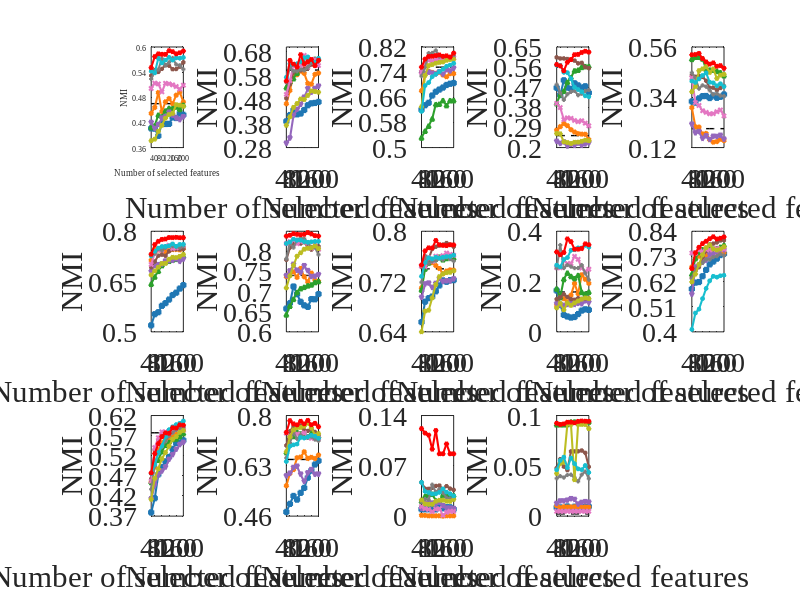

This chart was generated by the following MATLAB code: (Note: this script raises an error after producing the figure.)
 % NMI
%% yale
subplot(3,5,1);
x = 2:11; 
y_Baseline =[0.46480582	0.46480582	0.46480582	0.46480582	0.46480582	0.46480582	0.46480582	0.46480582	0.46480582	0.46480582];
y_LS =[0.405789876	0.405104424	0.388003614	0.418199399	0.416308042	0.416518892	0.431868448	0.430549554	0.441459353	0.438182255];
y_MCFS = [0.441605949	0.455949231	0.491135366	0.445655082	0.469211943	0.476818733	0.464689058	0.485052819	0.492283318	0.468855391];
y_SPFS=[0.408613406	0.412702379	0.437967138	0.434026788	0.447986548	0.45441539	0.45374817	0.457614306	0.451793595	0.461674617];
y_VSCDFS=[0.419019576	0.404803695	0.413988756	0.42950948	0.433174446	0.443490655	0.436399527	0.429838394	0.425636417	0.43257296];
y_AUFS=[0.531673291	0.545158272	0.540320103	0.547713229	0.556735148	0.55535966	0.546963381	0.547329575	0.552996042	0.563351344];
y_GLUFS=[0.501053612	0.513740053	0.511894191	0.492927617	0.513355611	0.511969789	0.509598654	0.505515927	0.499494365	0.5087408];
y_HSL=[0.523587704	0.541679661	0.545949559	0.572374459	0.555782813	0.563116936	0.573914191	0.55817577	0.556263396	0.546808787];
y_LPRFS= [0.376404994	0.380110831	0.398616737	0.413105843	0.430371356	0.438669445	0.441502939	0.462269033	0.461245701	0.458476434];
y_RAFG=[0.542448651	0.538185434	0.573343561	0.561943667	0.568732396	0.57521713	0.568746922	0.573919105	0.573033247	0.574878112];
y_NFRFS=[0.550860086	0.577104225	0.583592709	0.58258792	0.582364853	0.591016783	0.588790236	0.583695611	0.586075057	0.590317213];
colors = [
    0,0,0;
    0.1216, 0.4667, 0.7059; 
    1.0000, 0.4980, 0.0549; 
    0.1725, 0.6275, 0.1725; 
    0.5804, 0.4039, 0.7412; 
    0.5490, 0.3373, 0.2941; 
    0.8902, 0.4667, 0.7608;
    0.4980, 0.4980, 0.4980; 
    0.7373, 0.7412, 0.1333;
    0.0902, 0.7451, 0.8118; 
    1,0,0;
];
datasets = {y_Baseline,y_LS, y_MCFS, y_SPFS, y_VSCDFS, y_AUFS, y_GLUFS, y_HSL, y_LPRFS, y_RAFG, y_NFRFS};
hold on;
markers = {'o', 's', 'd', '^', 'v', '*', 'x', '+', 'h', 'p', 'h','none'}; 
for i = 1:length(datasets)
    y_data = datasets{i};
    if i == 1
        plot(x, y_data, '--k', 'LineWidth', 1, 'MarkerSize', 3);
    else
        plot(x, y_data, [markers{i} ' -'], 'Color', colors(i,:), 'LineWidth', 1.5, 'MarkerSize', 3, 'MarkerFaceColor', colors(i,:));
    end
end
xlim([2 11]);
ylim([0.36 0.6]);
set(gca, 'xtick', [3 5 7 9 11]);
set(gca, 'xticklabel', {'40', '80', '120', '160', '200'});
set(gca, 'ytick', [0.36 0.42 0.48 0.54 0.6]);
xlabel('Number of selected features', 'FontSize', 20, 'FontName', 'Times New Roman');
ylabel('NMI', 'FontSize', 20, 'FontName', 'Times New Roman');
set(gca, 'FontSize', 20, 'FontName', 'Times New Roman');
box on;

%% 
subplot(3,5,2);
x = 2:11; 
% lung
y_Baseline =[0.603657634	0.603657634	0.603657634	0.603657634	0.603657634	0.603657634	0.603657634	0.603657634	0.603657634	0.603657634];
y_LS =[0.389523737	0.415728716	0.43587007	0.418826884	0.422181997	0.436840485	0.45685251	0.464778714	0.466373755	0.470446625];
y_MCFS = [0.462987484	0.518570434	0.585024824	0.584061398	0.598666946	0.59024412	0.548005959	0.544545099	0.585812729	0.591118211];
y_SPFS=[0.531453626	0.553090757	0.568978653	0.591857472	0.637789988	0.638949324	0.650347809	0.63463815	0.650182073	0.65043796];
y_VSCDFS=[0.296783198	0.318604828	0.413606614	0.438088653	0.458447631	0.488653582	0.524489776	0.509421884	0.525092028	0.534743127];
y_AUFS=[0.485707108	0.544351051	0.5948754	0.604675282	0.602259883	0.609116749	0.610209286	0.626571283	0.647432276	0.645140144];
y_GLUFS=[0.501860382	0.559516327	0.624077634	0.61747036	0.62193434	0.664924075	0.615770816	0.638915232	0.647931291	0.622566239];
y_HSL=[0.55252203	0.616222599	0.598956819	0.59867259	0.606055344	0.602016049	0.615603624	0.634528126	0.635467025	0.643584297];
y_LPRFS= [0.372910369	0.4083539	0.447807286	0.463810892	0.482880102	0.480727826	0.497746363	0.516586946	0.5140458	0.511129601];
y_RAFG=[0.573604912	0.630135699	0.625812609	0.630120239	0.637962029	0.65523855	0.658720508	0.641585951	0.636324831	0.652318033];
y_NFRFS=[0.557746603	0.643997366	0.628625375	0.61652074	0.667824843	0.628486408	0.637649521	0.647966062	0.621661881	0.644510026];
colors = [
    0,0,0;
    0.1216, 0.4667, 0.7059; 
    1.0000, 0.4980, 0.0549; 
    0.1725, 0.6275, 0.1725; 
    0.5804, 0.4039, 0.7412; 
    0.5490, 0.3373, 0.2941; 
    0.8902, 0.4667, 0.7608;
    0.4980, 0.4980, 0.4980; 
    0.7373, 0.7412, 0.1333;
    0.0902, 0.7451, 0.8118; 
    1,0,0;
];
datasets = {y_Baseline,y_LS, y_MCFS, y_SPFS, y_VSCDFS, y_AUFS, y_GLUFS, y_HSL, y_LPRFS, y_RAFG, y_NFRFS};
hold on;
markers = {'o', 's', 'd', '^', 'v', '*', 'x', '+', 'h', 'p', 'h','none'}; 
for i = 1:length(datasets)
    y_data = datasets{i};
    if i == 1 
        plot(x, y_data, '--k', 'LineWidth', 1, 'MarkerSize', 3);
    else
        plot(x, y_data, [markers{i} ' -'], 'Color', colors(i,:), 'LineWidth', 1.5, 'MarkerSize', 3, 'MarkerFaceColor', colors(i,:));
    end
end
xlim([2 11]);
ylim([0.28 0.7]);
set(gca, 'xtick', [3 5 7 9 11]);
set(gca, 'xticklabel', {'40', '80', '120', '160', '200'});
set(gca, 'ytick', [0.28 0.38 0.48 0.58 0.68]);
xlabel('Number of selected features', 'FontSize', 20, 'FontName', 'Times New Roman');
ylabel('NMI', 'FontSize', 20, 'FontName', 'Times New Roman');
set(gca, 'FontSize', 20, 'FontName', 'Times New Roman');
box on;
%% 
subplot(3,5,3);
x = 2:11; 
% COIL20
y_Baseline =[0.755764505	0.755764505	0.755764505	0.755764505	0.755764505	0.755764505	0.755764505	0.755764505	0.755764505	0.755764505];
y_LS =[0.620615155	0.634781715	0.642398441	0.665591776	0.677615428	0.684518462	0.690938153	0.699157363	0.702978656	0.705304446];
y_MCFS = [0.680678329	0.73275499	0.742472815	0.739205198	0.736219384	0.739421136	0.730973302	0.725346732	0.734999142	0.735241925];
y_SOGFS=[0.322922592	0.356777619	0.628256138	0.657349624	0.700756406	0.712108086	0.708340208	0.705308131	0.711202473	0.71902734];
y_VSCDFS=[0.734290729	0.734660914	0.738348665	0.735461805	0.732868699	0.740057572	0.732126251	0.746435266	0.742586152	0.751336519];
y_AUFS=[0.742895344	0.76375107	0.790165051	0.797625071	0.785452256	0.786196503	0.786022432	0.787138818	0.788313564	0.787980702];
y_GLUFS=[0.739932615	0.763774349	0.778110885	0.775599714	0.780145006	0.781385155	0.779296521	0.781623322	0.786540677	0.785307284];
y_HSL=[0.727047999	0.755095781	0.800416891	0.801014643	0.809144507	0.789339345	0.78860597	0.789663539	0.787758531	0.793409387];
y_LPRFS= [0.629632301	0.729559424	0.760986326	0.76395733	0.768465718	0.770890562	0.772297752	0.77763271	0.780159313	0.780546144];
y_RAFG=[0.615075086	0.697146249	0.706804518	0.725519389	0.733554377	0.741391252	0.749345502	0.758491328	0.762405328	0.768180921];
y_NFRFS=[0.755942055	0.781623674	0.789968183	0.790515929	0.792676204	0.794680117	0.790478854	0.79183224	0.787732671	0.800384073];
colors = [
    0,0,0;
    0.1216, 0.4667, 0.7059; 
    1.0000, 0.4980, 0.0549; 
    0.1725, 0.6275, 0.1725; 
    0.5804, 0.4039, 0.7412; 
    0.5490, 0.3373, 0.2941; 
    0.8902, 0.4667, 0.7608;
    0.4980, 0.4980, 0.4980; 
    0.7373, 0.7412, 0.1333;
    0.0902, 0.7451, 0.8118; 
    1,0,0;
];
datasets = {y_Baseline,y_LS, y_MCFS, y_SPFS, y_VSCDFS, y_AUFS, y_GLUFS, y_HSL, y_LPRFS, y_RAFG, y_NFRFS};
hold on;
markers = {'o', 's', 'd', '^', 'v', '*', 'x', '+', 'h', 'p', 'h','none'}; 
for i = 1:length(datasets)
    y_data = datasets{i};
    if i == 1 
        plot(x, y_data, '--k', 'LineWidth', 1, 'MarkerSize', 3);
    else
        plot(x, y_data, [markers{i} ' -'], 'Color', colors(i,:), 'LineWidth', 1.5, 'MarkerSize', 3, 'MarkerFaceColor', colors(i,:));
    end
end
xlim([2 11]);
ylim([0.5 0.82]); 
set(gca, 'xtick', [3 5 7 9 11]);
set(gca, 'xticklabel', {'40', '80', '120', '160', '200'});
set(gca, 'ytick', [0.5 0.58 0.66 0.74 0.82]);
xlabel('Number of selected features', 'FontSize', 20, 'FontName', 'Times New Roman');
ylabel('NMI', 'FontSize', 20, 'FontName', 'Times New Roman');
set(gca, 'FontSize', 20, 'FontName', 'Times New Roman');
box on;
%% 
subplot(3,5,4);
x = 2:11; 
% warpPIE10P
y_Baseline =[0.253565573	0.253565573	0.253565573	0.253565573	0.253565573	0.253565573	0.253565573	0.253565573	0.253565573	0.253565573];
y_LS =[0.467603649	0.434696283	0.500921053	0.468185166	0.461922954	0.487640501	0.478293159	0.468240918	0.474262948	0.444962905];
y_MCFS = [0.278146304	0.29332944	0.307417789	0.298198471	0.279938107	0.269677504	0.262300833	0.260126997	0.259539908	0.235307916];
y_SPFS=[0.397860985	0.437740677	0.453381728	0.49339025	0.513817258	0.544513038	0.547738814	0.560198447	0.56397428	0.564078261];
y_VSCDFS=[0.226207448	0.21659234	0.223573548	0.205140489	0.212730845	0.20816944	0.21844322	0.208510002	0.214601455	0.219518559];
y_AUFS=[0.603628278	0.598592513	0.598733507	0.596371169	0.592688266	0.589143661	0.576691021	0.579228917	0.560024615	0.555279102];
y_GLUFS=[0.397760234	0.378821655	0.325287165	0.333040037	0.330836956	0.321401204	0.315686206	0.320174082	0.309254173	0.297151193];
y_HSL=[0.481920308	0.445271825	0.413324867	0.43877253	0.449223495	0.453369019	0.43423472	0.440770193	0.453155415	0.458021833];
y_LPRFS= [0.26306087	0.261584069	0.225746777	0.222716741	0.218262827	0.22390554	0.224365399	0.228099945	0.233058204	0.230686302];
y_RAFG=[0.568662658	0.567343677	0.536497889	0.535225266	0.508262346	0.469601275	0.459524215	0.449818969	0.43151343	0.427499575];
y_NFRFS=[0.571301805	0.565500203	0.543408351	0.581881479	0.593769567	0.615438395	0.616898491	0.625364669	0.631028989	0.627172084];
colors = [
    0,0,0;
    0.1216, 0.4667, 0.7059; 
    1.0000, 0.4980, 0.0549; 
    0.1725, 0.6275, 0.1725; 
    0.5804, 0.4039, 0.7412; 
    0.5490, 0.3373, 0.2941; 
    0.8902, 0.4667, 0.7608;
    0.4980, 0.4980, 0.4980; 
    0.7373, 0.7412, 0.1333;
    0.0902, 0.7451, 0.8118; 
    1,0,0;
];
datasets = {y_Baseline,y_LS, y_MCFS, y_SPFS, y_VSCDFS, y_AUFS, y_GLUFS, y_HSL, y_LPRFS, y_RAFG, y_NFRFS};
hold on;
markers = {'o', 's', 'd', '^', 'v', '*', 'x', '+', 'h', 'p', 'h','none'};
for i = 1:length(datasets)
    y_data = datasets{i};
    if i == 1 
        plot(x, y_data, '--k', 'LineWidth', 1, 'MarkerSize', 3);
    else
        plot(x, y_data, [markers{i} ' -'], 'Color', colors(i,:), 'LineWidth', 1.5, 'MarkerSize', 3, 'MarkerFaceColor', colors(i,:));
    end
end
xlim([2 11]);
ylim([0.2 0.65]); 
set(gca, 'xtick', [3 5 7 9 11]);
set(gca, 'xticklabel', {'40', '80', '120', '160', '200'});
set(gca, 'ytick', [0.2 0.29 0.38 0.47 0.56 0.65]);
xlabel('Number of selected features', 'FontSize', 20, 'FontName', 'Times New Roman');
ylabel('NMI', 'FontSize', 20, 'FontName', 'Times New Roman');
set(gca, 'FontSize', 20, 'FontName', 'Times New Roman');
box on;
%% 
subplot(3,5,5);
x = 2:11; 
% warpAR10P
y_Baseline =[0.202779505	0.202779505	0.202779505	0.202779505	0.202779505	0.202779505	0.202779505	0.202779505	0.202779505	0.202779505];
y_LS =[0.321867106	0.316513578	0.3352287	0.345053523	0.345502914	0.33675117	0.347503708	0.337726313	0.341973878	0.352349831];
y_MCFS = [0.294659473	0.210324895	0.209677048	0.179351658	0.181672933	0.154838044	0.143653648	0.146367634	0.155827027	0.15015939];
y_SPFS=[0.507331204	0.516756527	0.516735259	0.5090516	0.461975811	0.460461854	0.459806792	0.455096779	0.448688674	0.435935938];
y_VSCDFS=[0.220485004	0.182801027	0.188270358	0.158598347	0.169706157	0.153524225	0.167630557	0.166775113	0.171962409	0.155198569];
y_AUFS=[0.435736413	0.429949295	0.434058197	0.428791705	0.412130699	0.381203997	0.382148656	0.370697731	0.380366611	0.389317924];
y_GLUFS=[0.424878406	0.316679079	0.304252095	0.281156836	0.273858378	0.26764261	0.26838032	0.276711327	0.284440584	0.258422587];
y_HSL=[0.447746437	0.424037035	0.37767351	0.392275271	0.386325411	0.370179588	0.352015619	0.356439744	0.347060587	0.344735263];
y_LPRFS= [0.364289184	0.387211208	0.456431525	0.464121081	0.474119041	0.448860688	0.464124836	0.42255704	0.436754116	0.440222371];
y_RAFG=[0.410978308	0.405066555	0.420286476	0.435423953	0.446586802	0.405790761	0.40317257	0.390457045	0.399304527	0.386594786];
y_NFRFS=[0.525804275	0.527111037	0.531779852	0.509037376	0.494633326	0.485166332	0.490441726	0.47575674	0.478496232	0.467067524];

colors = [
    0,0,0;
    0.1216, 0.4667, 0.7059; 
    1.0000, 0.4980, 0.0549; 
    0.1725, 0.6275, 0.1725; 
    0.5804, 0.4039, 0.7412; 
    0.5490, 0.3373, 0.2941; 
    0.8902, 0.4667, 0.7608;
    0.4980, 0.4980, 0.4980; 
    0.7373, 0.7412, 0.1333;
    0.0902, 0.7451, 0.8118; 
    1,0,0;
];
datasets = {y_Baseline,y_LS, y_MCFS, y_SPFS, y_VSCDFS, y_AUFS, y_GLUFS, y_HSL, y_LPRFS, y_RAFG, y_NFRFS};
hold on;
markers = {'o', 's', 'd', '^', 'v', '*', 'x', '+', 'h', 'p', 'h','none'};
for i = 1:length(datasets)
    y_data = datasets{i};
    if i == 1 
        plot(x, y_data, '--k', 'LineWidth', 1, 'MarkerSize', 3);
    else
        plot(x, y_data, [markers{i} ' -'], 'Color', colors(i,:), 'LineWidth', 1.5, 'MarkerSize', 3, 'MarkerFaceColor', colors(i,:));
    end
end
xlim([2 11]);
ylim([0.12 0.56]); 
set(gca, 'xtick', [3 5 7 9 11]);
set(gca, 'xticklabel', {'40', '80', '120', '160', '200'});
xlabel('Number of selected features', 'FontSize', 20, 'FontName', 'Times New Roman');
set(gca, 'ytick', [0.12 0.34 0.56]);
ylabel('NMI', 'FontSize', 20, 'FontName', 'Times New Roman');
set(gca, 'FontSize', 20, 'FontName', 'Times New Roman');
box on;

%% 
subplot(3,5,6);
x = 2:11; 
xlim([2 11]);
% ORL
y_Baseline =[0.742639381	0.742639381	0.742639381	0.742639381	0.742639381	0.742639381	0.742639381	0.742639381	0.742639381	0.742639381];
y_LS =[0.519402832	0.552686578	0.558616368	0.577687971	0.585607232	0.596265824	0.609804689	0.616776757	0.629075942	0.639312167];
y_MCFS = [0.713589685	0.745842611	0.743800224	0.741926404	0.739230117	0.741901262	0.745563216	0.745809424	0.744394349	0.748128637];
y_SPFS=[0.642874988	0.664460421	0.681554295	0.698704852	0.708104536	0.711549514	0.715129139	0.717412114	0.723438746	0.725908998];
y_VSCDFS=[0.678698228	0.697049285	0.699166212	0.701096481	0.71009563	0.711109898	0.712068854	0.716755692	0.708988045	0.716114538];
y_AUFS=[0.692658613	0.709690605	0.72730263	0.730334376	0.726866411	0.740429132	0.746064092	0.7465643	0.746153088	0.747606666];
y_GLUFS=[0.701057619	0.734773311	0.743695905	0.743820889	0.753840436	0.758214959	0.748610447	0.750360493	0.756527168	0.757441668];
y_HSL=[0.728844906	0.732901627	0.747056181	0.742748493	0.750189961	0.755915098	0.755553472	0.753158612	0.751349896	0.755355409];
y_LPRFS= [0.669614521	0.681603773	0.693012301	0.703709208	0.704355778	0.71656072	0.722455718	0.721414299	0.725229534	0.730976781];
y_RAFG=[0.726607686	0.740792739	0.749932558	0.754366606	0.754735999	0.756627426	0.762275768	0.755283486	0.760715992	0.761048978];
y_NFRFS=[0.731456438	0.760232641	0.7699667	0.775710351	0.776862893	0.781240716	0.78102815	0.781872466	0.780719548	0.780869154];
colors = [
   0,0,0;
    0.1216, 0.4667, 0.7059; 
    1.0000, 0.4980, 0.0549; 
    0.1725, 0.6275, 0.1725; 
    0.5804, 0.4039, 0.7412; 
    0.5490, 0.3373, 0.2941; 
    0.8902, 0.4667, 0.7608;
    0.4980, 0.4980, 0.4980; 
    0.7373, 0.7412, 0.1333;
    0.0902, 0.7451, 0.8118; 
    1,0,0;
];
datasets = {y_Baseline,y_LS, y_MCFS, y_SPFS, y_VSCDFS, y_AUFS, y_GLUFS, y_HSL, y_LPRFS, y_RAFG, y_NFRFS};
hold on;
markers = {'o', 's', 'd', '^', 'v', '*', 'x', '+', 'h', 'p', 'h','none'}; 
for i = 1:length(datasets)
    y_data = datasets{i};
    if i == 1 
        plot(x, y_data, '--k', 'LineWidth', 1, 'MarkerSize', 3);
    else
        plot(x, y_data, [markers{i} ' -'], 'Color', colors(i,:), 'LineWidth', 1.5, 'MarkerSize', 3, 'MarkerFaceColor', colors(i,:));
    end
end
xlim([2 11]);
ylim([0.5 0.8]); 
set(gca, 'xtick', [3 5 7 9 11]);
set(gca, 'xticklabel', {'40', '80', '120', '160', '200'});
set(gca, 'ytick', [0.5 0.65 0.8]);
xlabel('Number of selected features', 'FontSize', 20, 'FontName', 'Times New Roman');
ylabel('NMI', 'FontSize', 20, 'FontName', 'Times New Roman');
set(gca, 'FontSize', 20, 'FontName', 'Times New Roman');
box on;
%% 
subplot(3,5,7);
x = 2:11; 
% JAFFE
y_Baseline =[0.740220801	0.740220801	0.740220801	0.740220801	0.740220801	0.740220801	0.740220801	0.740220801	0.740220801	0.740220801];
y_LS =[0.657762401	0.671149764	0.712669314	0.693694046	0.674665857	0.665989965	0.662099704	0.681392978	0.681023663	0.693945888];
y_MCFS = [0.73721939	0.746640669	0.749273329	0.735489949	0.757727934	0.736851146	0.72428804	0.74606561	0.728806172	0.725061309];
y_SOGFS=[0.686669316	0.723754003	0.722251479	0.736019976	0.768241736	0.742753669	0.74151876	0.742483588	0.723957273	0.736400686];
y_VSCDFS=[0.738684293	0.750609106	0.766823307	0.752062574	0.746231076	0.763433575	0.751264742	0.736344418	0.737152562	0.741197237];
y_AUFS=[0.778959929	0.809351516	0.818409894	0.823230002	0.81943648	0.822943004	0.809758316	0.804372751	0.814170181	0.81247736];
y_GLUFS=[0.819502874	0.824091383	0.827535532	0.819110823	0.824492766	0.825594027	0.820781061	0.807918496	0.817306666	0.804979243];
y_HSL=[0.781594087	0.820791751	0.809352079	0.829161511	0.832635495	0.831672555	0.820377862	0.811114445	0.809652314	0.79197231];
y_LPRFS= [0.709156742	0.739318797	0.765241663	0.788093333	0.796449695	0.805349111	0.807594999	0.808856507	0.813732742	0.806897075];
y_RAFG=[0.819499258	0.823404611	0.83048856	0.827534872	0.827743332	0.824222591	0.822713848	0.823779682	0.824672287	0.824749405];
y_NFRFS=[0.837928691	0.840140133	0.843938006	0.842479475	0.841464781	0.842443092	0.846671165	0.843188076	0.839012557	0.838034665];
colors = [
   0,0,0;
    0.1216, 0.4667, 0.7059; 
    1.0000, 0.4980, 0.0549; 
    0.1725, 0.6275, 0.1725; 
    0.5804, 0.4039, 0.7412; 
    0.5490, 0.3373, 0.2941; 
    0.8902, 0.4667, 0.7608;
    0.4980, 0.4980, 0.4980; 
    0.7373, 0.7412, 0.1333;
    0.0902, 0.7451, 0.8118; 
    1,0,0;
];
datasets = {y_Baseline,y_LS, y_MCFS, y_SPFS, y_VSCDFS, y_AUFS, y_GLUFS, y_HSL, y_LPRFS, y_RAFG, y_NFRFS};
hold on;
markers = {'o', 's', 'd', '^', 'v', '*', 'x', '+', 'h', 'p', 'h','none'}; 
for i = 1:length(datasets)
    y_data = datasets{i};
    if i == 1 
        plot(x, y_data, '--k', 'LineWidth', 1, 'MarkerSize', 3);
    else
        plot(x, y_data, [markers{i} ' -'], 'Color', colors(i,:), 'LineWidth', 1.5, 'MarkerSize', 3, 'MarkerFaceColor', colors(i,:));
    end
end
xlim([2 11]);
ylim([0.6 0.85]); 
set(gca, 'xtick', [3 5 7 9 11]);
set(gca, 'xticklabel', {'40', '80', '120', '160', '200'});
xlabel('Number of selected features', 'FontSize', 20, 'FontName', 'Times New Roman');
ylabel('NMI', 'FontSize', 20, 'FontName', 'Times New Roman');
set(gca, 'FontSize', 20, 'FontName', 'Times New Roman');
box on;
%% 
subplot(3,5,8);
x = 2:11; 
xlim([2 11]);
% ATT40
y_Baseline =[0.740220801	0.740220801	0.740220801	0.740220801	0.740220801	0.740220801	0.740220801	0.740220801	0.740220801	0.740220801];
y_LS =[0.655574029	0.68795138	0.693578238	0.696084102	0.704497588	0.713773259	0.721827926	0.719615167	0.722283661	0.722309614];
y_MCFS = [0.710036165	0.745766896	0.752995918	0.750005653	0.745345274	0.740890243	0.732300955	0.736732538	0.7385004	0.738036242];
y_SPFS=[0.706844802	0.740473769	0.749948297	0.755500098	0.75616131	0.759428714	0.755203712	0.757260864	0.759405013	0.757400994];
y_VSCDFS=[0.694263834	0.715650929	0.716961987	0.710171854	0.716415335	0.724131573	0.719421765	0.7205233	0.720136201	0.723634643];
y_AUFS=[0.743135765	0.757701386	0.756206253	0.771888881	0.775336235	0.7771991	0.77870846	0.781342881	0.778636325	0.775364376];
y_GLUFS=[0.744715658	0.74365344	0.758181791	0.752088	0.760317394	0.758398116	0.761205301	0.76530007	0.76319293	0.761787156];
y_HSL=[0.718704569	0.761290727	0.748781338	0.752258816	0.753101011	0.756989634	0.754543442	0.758620946	0.755708448	0.752488211];
y_LPRFS= [0.640002408	0.673095258	0.674397462	0.693991741	0.715206532	0.727821715	0.732199721	0.734180551	0.734739267	0.736880566];
y_RAFG=[0.728267201	0.749899716	0.757848627	0.756163004	0.758715409	0.757238737	0.758666938	0.759718837	0.759941513	0.762042948];
y_NFRFS=[0.746266773	0.768851596	0.773612829	0.773376448	0.78534054	0.778528194	0.777583952	0.777142518	0.778447987	0.778228771];
colors = [
    0,0,0;
    0.1216, 0.4667, 0.7059; 
    1.0000, 0.4980, 0.0549; 
    0.1725, 0.6275, 0.1725; 
    0.5804, 0.4039, 0.7412; 
    0.5490, 0.3373, 0.2941; 
    0.8902, 0.4667, 0.7608;
    0.4980, 0.4980, 0.4980; 
    0.7373, 0.7412, 0.1333;
    0.0902, 0.7451, 0.8118; 
    1,0,0;
];
datasets = {y_Baseline,y_LS, y_MCFS, y_SPFS, y_VSCDFS, y_AUFS, y_GLUFS, y_HSL, y_LPRFS, y_RAFG, y_NFRFS};
hold on;
markers = {'o', 's', 'd', '^', 'v', '*', 'x', '+', 'h', 'p', 'h','none'}; 
for i = 1:length(datasets)
    y_data = datasets{i};
    if i == 1 
        plot(x, y_data, '--k', 'LineWidth', 1, 'MarkerSize', 3);
    else
        plot(x, y_data, [markers{i} ' -'], 'Color', colors(i,:), 'LineWidth', 1.5, 'MarkerSize', 3, 'MarkerFaceColor', colors(i,:));
    end
end
xlim([2 11]);
ylim([0.64 0.8]); 
set(gca, 'xtick', [3 5 7 9 11]);
set(gca, 'xticklabel', {'40', '80', '120', '160', '200'});
set(gca, 'ytick', [0.64 0.72 0.8]);
xlabel('Number of selected features', 'FontSize', 20, 'FontName', 'Times New Roman');
ylabel('NMI', 'FontSize', 20, 'FontName', 'Times New Roman');
set(gca, 'FontSize', 20, 'FontName', 'Times New Roman');
box on;

%% 
%Yale
subplot(3,5,9);
x = 2:11; 
xlim([2 11]);
% TOX-171
y_Baseline =[0.158665434	0.158665434	0.158665434	0.158665434	0.158665434	0.158665434	0.158665434	0.158665434	0.158665434	0.158665434];
y_LS =[0.164396389	0.107196517	0.0673795	0.061122084	0.0568765	0.059042546	0.070712563	0.084540389	0.089591137	0.087387369];
y_MCFS = [0.104871894	0.143815723	0.131784499	0.11954895	0.145849706	0.192223803	0.151285035	0.226934352	0.209232908	0.193197266];
y_SPFS=[0.171433647	0.137641082	0.20952643	0.234762923	0.221622962	0.213324336	0.225373272	0.158093069	0.151132193	0.158832676];
y_VSCDFS=[0.109751385	0.10589597	0.103665482	0.106989415	0.120356817	0.107168187	0.1118161	0.1101257	0.121909275	0.115910333];
y_AUFS=[0.129891659	0.13720113	0.149700134	0.138900941	0.130403168	0.127827548	0.133979941	0.131373843	0.13272643	0.131837856];
y_GLUFS=[0.25515549	0.254644399	0.284802805	0.271469901	0.271412293	0.300053848	0.288480173	0.253427042	0.240318405	0.248843744];
y_HSL=[0.253604716	0.345184186	0.253683057	0.265868282	0.259429633	0.253474441	0.25379031	0.265672332	0.232919316	0.207120198];
y_LPRFS= [0.095135456	0.112877539	0.087439945	0.114973987	0.105256766	0.114977747	0.122722102	0.130012622	0.134866293	0.132200653];
y_RAFG=[0.265243716	0.258274609	0.287510968	0.295293004	0.324323033	0.326281957	0.333986506	0.333728352	0.344026679	0.336823673];
y_NFRFS=[0.317668575	0.306648911	0.315423981	0.369578962	0.358657464	0.328888462	0.328823957	0.331256558	0.349867436	0.346290993];
colors = [
    0,0,0;
    0.1216, 0.4667, 0.7059; 
    1.0000, 0.4980, 0.0549; 
    0.1725, 0.6275, 0.1725; 
    0.5804, 0.4039, 0.7412; 
    0.5490, 0.3373, 0.2941; 
    0.8902, 0.4667, 0.7608;
    0.4980, 0.4980, 0.4980; 
    0.7373, 0.7412, 0.1333;
    0.0902, 0.7451, 0.8118; 
    1,0,0;
];
datasets = {y_Baseline,y_LS, y_MCFS, y_SPFS, y_VSCDFS, y_AUFS, y_GLUFS, y_HSL, y_LPRFS, y_RAFG, y_NFRFS};
hold on;
markers = {'o', 's', 'd', '^', 'v', '*', 'x', '+', 'h', 'p', 'h','none'}; 
for i = 1:length(datasets)
    y_data = datasets{i};
    if i == 1 
        plot(x, y_data, '--k', 'LineWidth', 1, 'MarkerSize', 3);
    else
        plot(x, y_data, [markers{i} ' -'], 'Color', colors(i,:), 'LineWidth', 1.5, 'MarkerSize', 3, 'MarkerFaceColor', colors(i,:));
    end
end
xlim([2 11]);
ylim([0 0.4]); 
set(gca, 'xtick', [3 5 7 9 11]);
set(gca, 'xticklabel', {'40', '80', '120', '160', '200'});
set(gca, 'ytick', [0 0.2 0.4]);
xlabel('Number of selected features', 'FontSize', 20, 'FontName', 'Times New Roman');
ylabel('NMI', 'FontSize', 20, 'FontName', 'Times New Roman');
set(gca, 'FontSize', 20, 'FontName', 'Times New Roman');
box on;
%% 

subplot(3,5,10);
x = 2:11; 
xlim([2 11]);
% Isolet
y_Baseline =[0.750711946	0.750711946	0.750711946	0.750711946	0.750711946	0.750711946	0.750711946	0.750711946	0.750711946	0.750711946];
y_LS =[0.587474744	0.615427818	0.617896625	0.643234583	0.67108025	0.695138155	0.707376646	0.720140491	0.735934228	0.741447559];
y_MCFS = [0.683344522	0.720614294	0.730638661	0.723999703	0.734428578	0.734791966	0.749831534	0.748170658	0.75292924	0.745736122];
y_SPFS=[0.651936675	0.721746841	0.748787997	0.760610809	0.76184681	0.773630659	0.763173996	0.765789912	0.771608029	0.779751398];
y_VSCDFS=[0.562755404	0.682358039	0.689727028	0.702388944	0.71195511	0.736838299	0.738276892	0.749742502	0.758615404	0.75689119];
y_AUFS=[0.635888126	0.666819418	0.683038777	0.726979583	0.753549929	0.78247693	0.785841608	0.79103461	0.799701104	0.800128359];
y_GLUFS=[0.744715658	0.74365344	0.758181791	0.752088	0.760317394	0.758398116	0.761205301	0.76530007	0.76319293	0.761787156];
y_HSL=[0.632515053	0.676442099	0.689524125	0.702076176	0.717168728	0.716608873	0.726852156	0.730968007	0.739929988	0.73393512];
y_LPRFS= [0.618611165	0.652707924	0.695003356	0.736828309	0.768333482	0.779991629	0.7624221	0.757870278	0.76229283	0.772278181];
y_RAFG=[0.410627775	0.482527493	0.499253139	0.545264675	0.589942214	0.623341685	0.643057332	0.639172459	0.645277881	0.64739063];
y_NFRFS=[0.677075726	0.745716721	0.769976597	0.786284535	0.796336983	0.807189807	0.815792214	0.80616668	0.80984933	0.815162023];
colors = [
    0,0,0;
    0.1216, 0.4667, 0.7059; 
    1.0000, 0.4980, 0.0549; 
    0.1725, 0.6275, 0.1725; 
    0.5804, 0.4039, 0.7412; 
    0.5490, 0.3373, 0.2941; 
    0.8902, 0.4667, 0.7608;
    0.4980, 0.4980, 0.4980; 
    0.7373, 0.7412, 0.1333;
    0.0902, 0.7451, 0.8118; 
    1,0,0;
];
datasets = {y_Baseline,y_LS, y_MCFS, y_SPFS, y_VSCDFS, y_AUFS, y_GLUFS, y_HSL, y_LPRFS, y_RAFG, y_NFRFS};
hold on;
markers = {'o', 's', 'd', '^', 'v', '*', 'x', '+', 'h', 'p', 'h','none'};
for i = 1:length(datasets)
    y_data = datasets{i};
    if i == 1 
        plot(x, y_data, '--k', 'LineWidth', 1, 'MarkerSize', 3);
    else
        plot(x, y_data, [markers{i} ' -'], 'Color', colors(i,:), 'LineWidth', 1.5, 'MarkerSize', 3, 'MarkerFaceColor', colors(i,:));
    end
end
xlim([2 11]);
ylim([0.4 0.84]);
set(gca, 'xtick', [3 5 7 9 11]);
set(gca, 'xticklabel', {'40', '80', '120', '160', '200'});
 set(gca, 'ytick', [0.4 0.51 0.62 0.73 0.84]);
xlabel('Number of selected features', 'FontSize', 20, 'FontName', 'Times New Roman');
ylabel('NMI', 'FontSize', 20, 'FontName', 'Times New Roman');
set(gca, 'FontSize', 20, 'FontName', 'Times New Roman');
box on;
%% 

subplot(3,5,11);
x = 2:11; 
xlim([2 11]);
% binalpha
y_Baseline =[0.577092501	0.577092501	0.577092501	0.577092501	0.577092501	0.577092501	0.577092501	0.577092501	0.577092501	0.577092501];
y_LS =[0.379170869	0.41446412	0.473733813	0.491573097	0.506130127	0.517018186	0.537097487	0.551828655	0.553011899	0.558504831];
y_MCFS = [0.454675316	0.492631308	0.534831127	0.552521142	0.562217484	0.563764533	0.567109591	0.577919131	0.582895787	0.582574084];
y_SPFS=[0.454548479	0.506404625	0.509572933	0.531007746	0.546882417	0.553964786	0.561217843	0.562445395	0.568519266	0.575789571];
y_VSCDFS=[0.412279047	0.44643804	0.471926685	0.481230481	0.491023403	0.510072407	0.521859024	0.535180272	0.546909962	0.552487955];
y_AUFS=[0.462624888	0.533833231	0.55831447	0.567866156	0.577929367	0.581455264	0.585893369	0.585972203	0.585643882	0.590546175];
y_GLUFS=[0.456552857	0.540095766	0.564949247	0.579258758	0.579613276	0.581481151	0.582009346	0.585282387	0.584177138	0.583944775];
y_HSL=[0.436781872	0.494467697	0.528812689	0.541865694	0.556024478	0.569453634	0.577346266	0.584382255	0.587893176	0.591850675];
y_LPRFS= [0.411793969	0.463981649	0.48731057	0.512741674	0.528024183	0.543673029	0.561084476	0.567674971	0.578352593	0.582774536];
y_RAFG=[0.475805478	0.498107166	0.527117636	0.544957817	0.567564531	0.584849484	0.59213593	0.597421209	0.600878299	0.606362976];
y_NFRFS=[0.477291253	0.52547046	0.550026746	0.567533702	0.576707232	0.575909225	0.589598571	0.589024624	0.596796032	0.596071117];

colors = [
    0,0,0;
    0.1216, 0.4667, 0.7059; 
    1.0000, 0.4980, 0.0549; 
    0.1725, 0.6275, 0.1725; 
    0.5804, 0.4039, 0.7412; 
    0.5490, 0.3373, 0.2941; 
    0.8902, 0.4667, 0.7608;
    0.4980, 0.4980, 0.4980; 
    0.7373, 0.7412, 0.1333;
    0.0902, 0.7451, 0.8118; 
    1,0,0;
];
datasets = {y_Baseline,y_LS, y_MCFS, y_SPFS, y_VSCDFS, y_AUFS, y_GLUFS, y_HSL, y_LPRFS, y_RAFG, y_NFRFS};
hold on;
markers = {'o', 's', 'd', '^', 'v', '*', 'x', '+', 'h', 'p', 'h','none'}; 
for i = 1:length(datasets)
    y_data = datasets{i};
    if i == 1 
        plot(x, y_data, '--k', 'LineWidth', 1, 'MarkerSize', 3);
    else
        plot(x, y_data, [markers{i} ' -'], 'Color', colors(i,:), 'LineWidth', 1.5, 'MarkerSize', 3, 'MarkerFaceColor', colors(i,:));
    end
end
xlim([2 11]);
ylim([0.37 0.62]);

set(gca, 'xtick', [3 5 7 9 11]);
set(gca, 'xticklabel', {'40', '80', '120', '160', '200'});
set(gca, 'ytick', [0.37 0.42 0.47 0.52 0.57 0.62]);
xlabel('Number of selected features', 'FontSize', 20, 'FontName', 'Times New Roman');
ylabel('NMI', 'FontSize', 20, 'FontName', 'Times New Roman');
set(gca, 'FontSize', 20, 'FontName', 'Times New Roman');
box on;
%% 
subplot(3,5,12);
x = 2:11; 
xlim([2 11]);
% lung_small
y_Baseline =[0.651484054	0.651484054	0.651484054	0.651484054	0.651484054	0.651484054	0.651484054	0.651484054	0.651484054	0.651484054];
y_LS =[0.474130334	0.501436824	0.528118646	0.515771833	0.538609301	0.555355158	0.589675888	0.613862051	0.634593684	0.647006865];
y_MCFS =[0.562705972	0.604629688	0.617377001	0.657272163	0.659646112	0.677407021	0.654906969	0.658621321	0.654602119	0.666223693]; 
y_SPFS=[0.675860204	0.727146849	0.730355729	0.744757681	0.739043851	0.739538582	0.728375884	0.73983352	0.737552134	0.729899659];
y_VSCDFS=[0.594881596	0.603646706	0.623032283	0.627249526	0.600540174	0.576202315	0.605057528	0.616047452	0.600109238	0.60066399];
y_AUFS=[0.698850653	0.74680822	0.763208817	0.765909235	0.766145372	0.751258828	0.748087806	0.755435792	0.744526016	0.732520164];
y_GLUFS=[0.740265199	0.731114062	0.745169419	0.737745629	0.736312358	0.741183573	0.726318821	0.723135111	0.729906306	0.722514682];
y_HSL=[0.656745666	0.707044964	0.74296378	0.721334679	0.733980249	0.724928034	0.729666318	0.728494609	0.718822639	0.714153224];
y_LPRFS= [0.677889891	0.728395021	0.751428647	0.759636571	0.759625469	0.76393121	0.773928422	0.758552635	0.733700521	0.738857103];
y_RAFG=[0.644613527	0.696331605	0.700855366	0.703573747	0.725872447	0.723778883	0.727833388	0.733151942	0.730112854	0.723320734];
y_NFRFS=[0.742691946	0.782594001	0.771973847	0.768403369	0.780700658	0.771849271	0.783580537	0.768721397	0.77362735	0.762109282];
colors = [
    0,0,0;
    0.1216, 0.4667, 0.7059; 
    1.0000, 0.4980, 0.0549; 
    0.1725, 0.6275, 0.1725; 
    0.5804, 0.4039, 0.7412; 
    0.5490, 0.3373, 0.2941; 
    0.8902, 0.4667, 0.7608;
    0.4980, 0.4980, 0.4980; 
    0.7373, 0.7412, 0.1333;
    0.0902, 0.7451, 0.8118; 
    1,0,0;
];
datasets = {y_Baseline,y_LS, y_MCFS, y_SPFS, y_VSCDFS, y_AUFS, y_GLUFS, y_HSL, y_LPRFS, y_RAFG, y_NFRFS};
hold on;
markers = {'o', 's', 'd', '^', 'v', '*', 'x', '+', 'h', 'p', 'h','none'};
for i = 1:length(datasets)
    y_data = datasets{i};
    if i == 1 
        plot(x, y_data, '--k', 'LineWidth', 1, 'MarkerSize', 3);
    else
        plot(x, y_data, [markers{i} ' -'], 'Color', colors(i,:), 'LineWidth', 1.5, 'MarkerSize', 3, 'MarkerFaceColor', colors(i,:));
    end
end
xlim([2 11]);
ylim([0.46 0.8]); 
set(gca, 'xtick', [3 5 7 9 11]);
set(gca, 'xticklabel', {'40', '80', '120', '160', '200'});
set(gca, 'ytick', [0.46 0.63 0.8]);
xlabel('Number of selected features', 'FontSize', 20, 'FontName', 'Times New Roman');
ylabel('NMI', 'FontSize', 20, 'FontName', 'Times New Roman');
set(gca, 'FontSize', 20, 'FontName', 'Times New Roman');
box on;
%% 
subplot(3,5,13);
x=2:11;
% PCMAC
y_Baseline =[0.000417513	0.000417513	0.000417513	0.000417513	0.000417513	0.000417513	0.000417513	0.000417513	0.000417513	0.000417513];
y_LS =[0.009531506	0.009531506	0.009531506	0.010245197	0.009410264	0.012317058	0.010850903	0.012405663	0.012317924	0.009519393];
y_MCFS = [0.001042627	0.001042627	0.000417513	0.000417513	0.000417513	0.000417513	1.19E-06	0.000417513	0.000417513	0.000417513];
y_SPFS= [0.020908405	0.027653284	0.030601319	0.030872592	0.021546202	0.021546202	0.029671769	0.029671769	0.028916343	0.028994581];
y_VSCDFS= [0.010150483	0.017172484	0.018024945	0.017647495	0.016354304	0.019138705	0.013932277	0.010734263	0.010604657	0.009945035];
y_AUFS= [0.047148269	0.038183477	0.038025914	0.039239509	0.041996312	0.042490024	0.037489048	0.041799326	0.03825731	0.036481609];
y_GLUFS= [0.013404518	0.010341138	0.009356663	0.006353784	0.009839451	0.010398221	0.001163982	0.0051301	0.006782661	0.00658396];
y_HSL= [0.019953103	0.023910262	0.02296605	0.043752363	0.033657739	0.037499868	0.032576224	0.025514778	0.024588052	0.023860235];
y_LPRFS= [0.02247261	0.016988326	0.016435562	0.016435562	0.020663858	0.022176008	0.022176008	0.020725711	0.020565189	0.023211173];
y_RAFG=[0.046901116	0.034334912	0.032897389	0.030873896	0.031082014	0.033046814	0.037965782	0.033454403	0.031213164	0.028140321];
y_NFRFS= [0.121751305	0.115592156	0.112819785	0.093194427	0.119143329	0.086693341	0.086693341	0.100466562	0.086693341	0.086693341];

colors = [
    0,0,0;
    0.1216, 0.4667, 0.7059; 
    1.0000, 0.4980, 0.0549; 
    0.1725, 0.6275, 0.1725; 
    0.5804, 0.4039, 0.7412; 
    0.5490, 0.3373, 0.2941; 
    0.8902, 0.4667, 0.7608;
    0.4980, 0.4980, 0.4980; 
    0.7373, 0.7412, 0.1333;
    0.0902, 0.7451, 0.8118; 
    1,0,0;
];
datasets = {y_Baseline,y_LS, y_MCFS, y_SPFS, y_VSCDFS, y_AUFS, y_GLUFS, y_HSL, y_LPRFS, y_RAFG, y_NFRFS};
hold on;
markers = {'o', 's', 'd', '^', 'v', '*', 'x', '+', 'h', 'p', 'h','none'};
for i = 1:length(datasets)
    y_data = datasets{i};
    if i == 1 
        plot(x, y_data, '--k', 'LineWidth', 1, 'MarkerSize', 3);
    else
        plot(x, y_data, [markers{i} ' -'], 'Color', colors(i,:), 'LineWidth', 1.5, 'MarkerSize', 3, 'MarkerFaceColor', colors(i,:));
    end
end
xlim([2 11]); 
ylim([0 0.14]); 
set(gca, 'xtick', [3 5 7 9 11]);
set(gca, 'xticklabel', {'40', '80', '120', '160', '200'});%% 
set(gca, 'ytick', [0 0.07 0.14]);
xlabel('Number of selected features', 'FontSize', 20, 'FontName', 'Times New Roman');
ylabel('NMI', 'FontSize', 20, 'FontName', 'Times New Roman');
set(gca, 'FontSize', 20, 'FontName', 'Times New Roman');
box on;
%% 
subplot(3,5,14);
x=2:11;
% RELATHE
y_Baseline =[0.002171109	0.002171109	0.002171109	0.002171109	0.002171109	0.002171109	0.002171109	0.002171109	0.002171109	0.002171109];
y_LS =[0.008594053	0.008662916	0.007910269	0.009646757	0.007123997	0.009350253	0.009350253	0.009060649	0.009006458	0.009524654];
y_MCFS = [0.010313025	0.00842878	0.009287107	0.009044018	0.009087097	0.009389615	0.009360602	0.009360602	0.009047749	0.009047749];
y_SPFS= [0.09116637	0.09116637	0.09116637	0.091390994	0.093827836	0.093909155	0.092686736	0.092686736	0.093896455	0.093827836];
y_VSCDFS= [0.012243166	0.014707779	0.014707779	0.015450799	0.01693684	0.01619382	0.011583387	0.013221738	0.013997596	0.013416043];
y_AUFS= [0.047890694	0.056666733	0.049248969	0.045705025	0.064332221	0.064332221	0.064458343	0.065207557	0.062958433	0.049011386];
y_GLUFS= [0.004808111	0.004808111	0.004808111	0.004808111	0.004808111	0.004808111	0.004808111	0.004808111	0.004808111	0.004808111];
y_HSL= [0.037508565	0.039754244	0.038333443	0.040893842	0.041212363	0.038299537	0.034543309	0.041256813	0.044320797	0.0372745];
y_LPRFS= [0.042432346	0.052352531	0.053485079	0.091616679	0.09116637	0.036134394	0.09116637	0.09116637	0.09116637	0.086936124];
y_RAFG=[0.046062538	0.055311546	0.058654908	0.048112266	0.057779161	0.052091999	0.04698595	0.046159271	0.050343933	0.043373399];
y_NFRFS= [0.092333001	0.09116637	0.09164087	0.093417343	0.093417343	0.092686736	0.094165529	0.094574415	0.094385079	0.094198885];

colors = [
   0,0,0;
    0.1216, 0.4667, 0.7059; 
    1.0000, 0.4980, 0.0549; 
    0.1725, 0.6275, 0.1725; 
    0.5804, 0.4039, 0.7412; 
    0.5490, 0.3373, 0.2941; 
    0.8902, 0.4667, 0.7608;
    0.4980, 0.4980, 0.4980; 
    0.7373, 0.7412, 0.1333;
    0.0902, 0.7451, 0.8118; 
    1,0,0;
];
datasets = {y_Baseline,y_LS, y_MCFS, y_SPFS, y_VSCDFS, y_AUFS, y_GLUFS, y_HSL, y_LPRFS, y_RAFG, y_NFRFS};
hold on;
markers = {'o', 's', 'd', '^', 'v', '*', 'x', '+', 'h', 'p', 'h','none'}; 
for i = 1:length(datasets)
    y_data = datasets{i};
    if i == 1 
        plot(x, y_data, '--k', 'LineWidth', 1, 'MarkerSize', 3);
    else
        plot(x, y_data, [markers{i} ' -'], 'Color', colors(i,:), 'LineWidth', 1.5, 'MarkerSize', 3, 'MarkerFaceColor', colors(i,:));
    end
end
xlim([2 11]); 
ylim([0 0.1]); 
set(gca, 'xtick', [3 5 7 9 11]);
set(gca, 'xticklabel', {'40', '80', '120', '160', '200'});
set(gca, 'ytick', [0 0.05 0.1]);
xlabel('Number of selected features', 'FontSize', 20, 'FontName', 'Times New Roman');
ylabel('NMI', 'FontSize', 20, 'FontName', 'Times New Roman');
set(gca, 'FontSize', 20, 'FontName', 'Times New Roman');
box on;
%% 
subplot_titles = {'(a) Yale', '(b) lung', '(c) COIL20', '(d) warpPIE10P', ...
                  '(e) warpAR10P', '(f) ORL', '(g) JAFFE', '(h) ATT40', ...
                  '(i) TOX-171', '(j) Isolet', '(k) binalpha', '(l) lung_small', ...
                  '(m) PCMAC', '(n) RELATHE'};
for i = 1:length(subplot_titles)
    subplot(3,5,i);
    xlabel('Number of selected features', 'FontSize', 6);
    ylabel('NMI', 'FontSize', 6, 'FontName', 'Times New Roman');
    set(gca, 'FontSize', 6, 'FontName', 'Times New Roman');
    title_text = subplot_titles{i};
    if contains(title_text, '_')
        title_text = strrep(title_text, '_', '\_'); 
    end
    text(0.5, -0.2, title_text, 'Units', 'Normalized', ...
         'HorizontalAlignment', 'center', 'VerticalAlignment', 'top', ...
         'FontName', 'Times New Roman', 'FontSize', 9);  
end
legend_labels = {'Baseline', 'LS', 'MCFS', 'SPFS', 'VSCDFS', 'AUFS', 'GLUFS', 'HSL', 'LRPFS', 'RAFG', 'NFRFS'};
lgd = legend(legend_labels, 'Location', 'southoutside', 'Orientation', 'horizontal', 'NumColumns', 2, 'FontName', 'Times New Roman');
              


